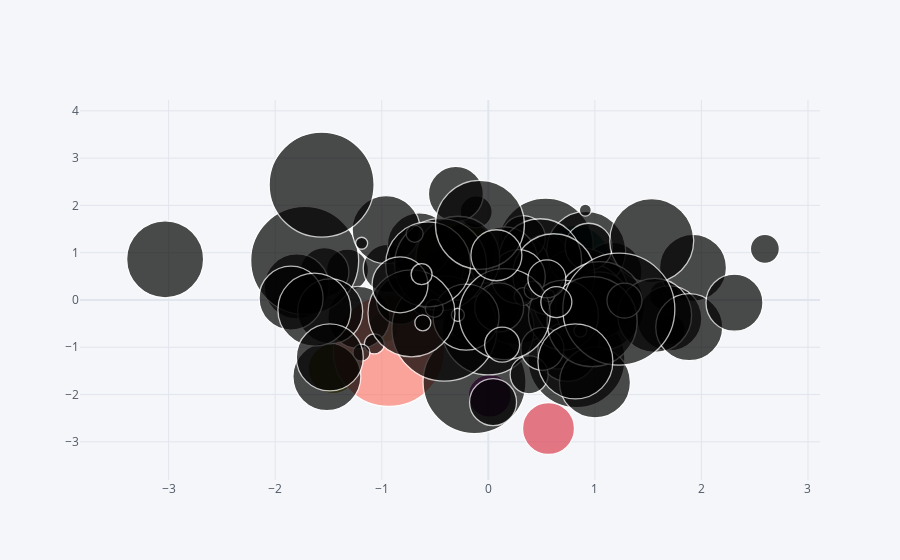

Notebook code for this chart:
### Code cell
df.iplot(kind='bubble',x='A',y='B',size = 'C')
